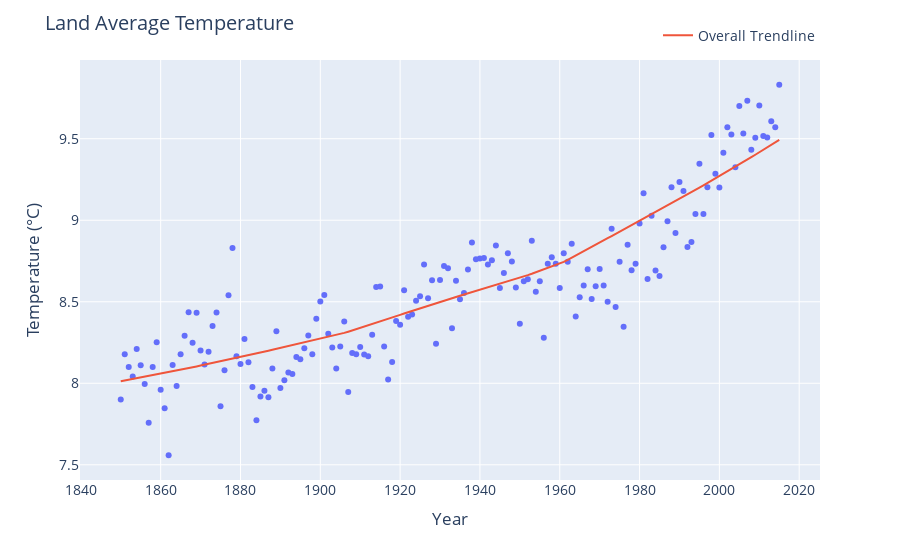

Notebook cell for this chart:
### Markdown cell above
So, from the above, we note that the land average temperature increased significantly from 1960 onwwards. We will replot the above graph using lowess and see
that the trend line curves upwards from 1960 onwards.

### Code cell
fig = px.scatter(df_yearly, x='dt', y='LandAverageTemperature', trendline='lowess', trendline_scope='overall')
fig.update_layout(
    title="Land Average Temperature",
    xaxis_title="Year",
    yaxis_title="Temperature (°C)",
    font=dict(size=14),
    legend=dict(
        orientation="h",
        yanchor="bottom",
        y=1.02,
        xanchor="right",
        x=1
    )
)
fig.show()

### Figure 1 — Plotly figure (JSON) as saved in the notebook; plotly's stock layout.template omitted (floating-point values rounded to 4 significant figures; data arrays with more than 128 entries replaced by an {"elided": "..."} marker saying what was removed)
{"data": [{"hovertemplate": "dt=%{x}<br>LandAverageTemperature=%{y}<extra></extra>", "legendgroup": "", "marker": {"color": "#636efa", "symbol": "circle"}, "mode": "markers", "name": "", "orientation": "v", "showlegend": false, "type": "scatter", "x": {"elided": "166 int values"}, "xaxis": "x", "y": {"elided": "166 float values"}, "yaxis": "y"}, {"hovertemplate": "<b>LOWESS trendline</b><br><br>dt=%{x}<br>LandAverageTemperature=%{y} <b>(trend)</b><extra></extra>", "legendgroup": "Overall Trendline", "line": {"color": "#EF553B"}, "mode": "lines", "name": "Overall Trendline", "showlegend": true, "type": "scatter", "x": {"elided": "166 int values"}, "xaxis": "x", "y": {"elided": "166 float values"}, "yaxis": "y"}], "layout": {"font": {"size": 14}, "legend": {"orientation": "h", "tracegroupgap": 0, "x": 1, "xanchor": "right", "y": 1.02, "yanchor": "bottom"}, "margin": {"t": 60}, "title": {"text": "Land Average Temperature"}, "xaxis": {"anchor": "y", "domain": [0, 1], "title": {"text": "Year"}}, "yaxis": {"anchor": "x", "domain": [0, 1], "title": {"text": "Temperature (°C)"}}}}
